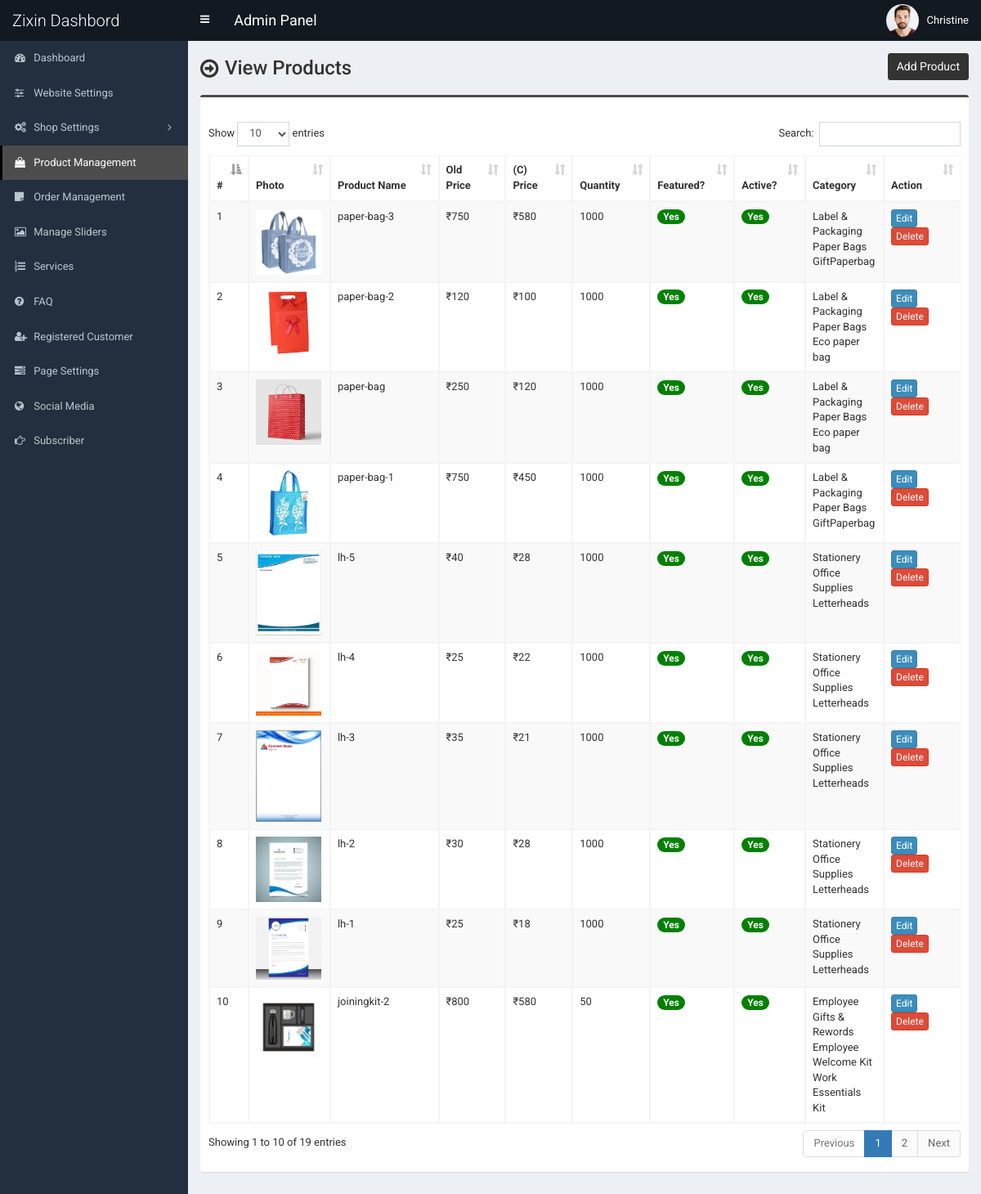
Screenshot of /admin/product.php (signed in) with the database file from the repository.
### tables this page shows
CREATE TABLE `tbl_product` (
  `p_id` int(11) NOT NULL,
  `p_name` varchar(255) NOT NULL,
  `p_old_price` varchar(10) NOT NULL,
  `p_current_price` varchar(10) NOT NULL,
  `p_qty` int(10) NOT NULL,
  `p_featured_photo` varchar(255) NOT NULL,
  `p_description` text NOT NULL,
  `p_short_description` text NOT NULL,
  `p_feature` text NOT NULL,
  `p_condition` text NOT NULL,
  `p_return_policy` text NOT NULL,
  `p_total_view` int(11) NOT NULL,
  `p_is_featured` int(1) NOT NULL,
  `p_is_active` int(1) NOT NULL,
  `ecat_id` int(11) NOT NULL
);

CREATE TABLE `tbl_top_category` (
  `tcat_id` int(11) NOT NULL,
  `tcat_name` varchar(255) NOT NULL,
  `show_on_menu` int(1) NOT NULL
);

CREATE TABLE `tbl_mid_category` (
  `mcat_id` int(11) NOT NULL,
  `mcat_name` varchar(255) NOT NULL,
  `tcat_id` int(11) NOT NULL
);

CREATE TABLE `tbl_end_category` (
  `ecat_id` int(11) NOT NULL,
  `ecat_name` varchar(255) NOT NULL,
  `mcat_id` int(11) NOT NULL
);

### admin/product.php (the view, shortened to what this page needs)
<?php require_once('header.php'); ?>
<section class="content-header">
	<div class="content-header-left">
		<h1>View Products</h1>
	</div>
	<div class="content-header-right">
		<a href="product-add.php" class="btn btn-primary btn-sm">Add Product</a>
	</div>
</section>
<section class="content">
	<div class="row">
		<div class="col-md-12">
			<div class="box box-info">
				<div class="box-body table-responsive">
					<table id="example1" class="table table-bordered table-hover table-striped">
					<thead class="thead-dark">
							<tr>
								<th width="10">#</th>
								<th>Photo</th>
								<th width="160">Product Name</th>
								<th width="60">Old Price</th>
								<th width="60">(C) Price</th>
								<th width="60">Quantity</th>
								<th>Featured?</th>
								<th>Active?</th>
								<th>Category</th>
								<th width="80">Action</th>
							</tr>
						</thead>
						<tbody>
							<?php
							$i=0;
							$statement = $pdo->prepare("SELECT
														t1.p_id,
														t1.p_name,
														t1.p_old_price,
														t1.p_current_price,
														t1.p_qty,
														t1.p_featured_photo,
														t1.p_is_featured,
														t1.p_is_active,
														t1.ecat_id,
														t2.ecat_id,
														t2.ecat_name,
														t3.mcat_id,
														t3.mcat_name,
														t4.tcat_id,
														t4.tcat_name
							                           	FROM tbl_product t1
							                           	JOIN tbl_end_category t2
							                           	ON t1.ecat_id = t2.ecat_id
							                           	JOIN tbl_mid_category t3
							                           	ON t2.mcat_id = t3.mcat_id
							                           	JOIN tbl_top_category t4
							                           	ON t3.tcat_id = t4.tcat_id
							                           	ORDER BY t1.p_id DESC
							                           	");
							$statement->execute();
							$result = $statement->fetchAll(PDO::FETCH_ASSOC);
							foreach ($result as $row) {
								$i++;
								?>
								<tr>
									<td><?php echo $i; ?></td>
									<td style="width:82px;"><img src="../assets/uploads/<?php echo $row['p_featured_photo']; ?>" alt="<?php echo $row['p_name']; ?>" style="width:80px;"></td>
									<td><?php echo $row['p_name']; ?></td>
									<td>₹<?php echo $row['p_old_price']; ?></td>
									<td>₹<?php echo $row['p_current_price']; ?></td>
									<td><?php echo $row['p_qty']; ?></td>
									<td>
										<?php if($row['p_is_featured'] == 1) {echo '<span class="badge badge-success" style="background-color:green;">Yes</span>';} else {echo '<span class="badge badge-success" style="background-color:red;">No</span>';} ?>
									</td>
									<td>
										<?php if($row['p_is_active'] == 1) {echo '<span class="badge badge-success" style="background-color:green;">Yes</span>';} else {echo '<span class="badge badge-danger" style="background-color:red;">No</span>';} ?>
									</td>
									<td><?php echo $row['tcat_name']; ?><br><?php echo $row['mcat_name']; ?><br><?php echo $row['ecat_name']; ?></td>
									<td>
										<a href="product-edit.php?id=<?php echo $row['p_id']; ?>" class="btn btn-primary btn-xs">Edit</a>
										<a href="#" class="btn btn-danger btn-xs" data-href="product-delete.php?id=<?php echo $row['p_id']; ?>" data-toggle="modal" data-target="#confirm-delete">Delete</a>
									</td>
								</tr>
								<?php
							}
							?>
						</tbody>
					</table>
				</div>
			</div>
		</div>
	</div>
</section>
<?php require_once('footer.php'); ?>

### admin/header.php (shortened to what this page needs)
<!DOCTYPE html>
<html>
<head>
	<link rel="stylesheet" href="css/bootstrap.min.css">
	<link rel="stylesheet" href="css/font-awesome.min.css">
	<link rel="stylesheet" href="css/ionicons.min.css">
	<link rel="stylesheet" href="css/datepicker3.css">
	<link rel="stylesheet" href="css/all.css">
	<link rel="stylesheet" href="css/select2.min.css">
	<link rel="stylesheet" href="css/dataTables.bootstrap.css">
	<link rel="stylesheet" href="css/jquery.fancybox.css">
	<link rel="stylesheet" href="css/AdminLTE.min.css">
	<link rel="stylesheet" href="css/_all-skins.min.css">
	<link rel="stylesheet" href="css/on-off-switch.css"/>
	<link rel="stylesheet" href="css/summernote.css">
	<link rel="stylesheet" href="style.css">
</head>
<body class="hold-transition fixed skin-blue sidebar-mini">
	<div class="wrapper">
		<header class="main-header">
			<a href="index.php" class="logo">
				<span class="logo-lg">Zixin Dashbord</span>
			</a>
			<nav class="navbar navbar-static-top">
				<a href="#" class="sidebar-toggle" data-toggle="offcanvas" role="button">
				</a>
				<span style="float:left;line-height:50px;color:#fff;padding-left:15px;font-size:18px;">Admin Panel</span>
				<div class="navbar-custom-menu">
					<ul class="nav navbar-nav">
						<li class="dropdown user user-menu">
							<a href="#" class="dropdown-toggle" data-toggle="dropdown">
								<img src="../assets/uploads/<?php echo $_SESSION['user']['photo']; ?>" class="user-image" alt="User Image">
								<span class="hidden-xs"><?php echo $_SESSION['user']['full_name']; ?></span>
							</a>
						</li>
					</ul>
				</div>
			</nav>
		</header>
  		<?php $cur_page = substr($_SERVER["SCRIPT_NAME"],strrpos($_SERVER["SCRIPT_NAME"],"/")+1); ?>
  		<aside class="main-sidebar">
    		<section class="sidebar">
      			<ul class="sidebar-menu">
			        <li class="treeview <?php if($cur_page == 'index.php') {echo 'active';} ?>">
			          <a href="index.php">
			            <i class="fa fa-dashboard"></i> <span>Dashboard</span>
			          </a>
			        </li>
			        <li class="treeview <?php if( ($cur_page == 'settings.php') ) {echo 'active';} ?>">
			          <a href="settings.php">
			            <i class="fa fa-sliders"></i> <span>Website Settings</span>
			          </a>
			        </li>
                    <li class="treeview <?php if( ($cur_page == 'size.php') || ($cur_page == 'size-add.php') || ($cur_page == 'size-edit.php') || ($cur_page == 'color.php') || ($cur_page == 'color-add.php') || ($cur_page == 'color-edit.php') || ($cur_page == 'country.php') || ($cur_page == 'country-add.php') || ($cur_page == 'country-edit.php') || ($cur_page == 'shipping-cost.php') || ($cur_page == 'shipping-cost-edit.php') || ($cur_page == 'top-category.php') || ($cur_page == 'top-category-add.php') || ($cur_page == 'top-category-edit.php') || ($cur_page == 'mid-category.php') || ($cur_page == 'mid-category-add.php') || ($cur_page == 'mid-category-edit.php') || ($cur_page == 'end-category.php') || ($cur_page == 'end-category-add.php') || ($cur_page == 'end-category-edit.php') ) {echo 'active';} ?>">
                        <a href="#">
                            <i class="fa fa-cogs"></i>
                            <span>Shop Settings</span>
                            <span class="pull-right-container">
								<i class="fa fa-angle-left pull-right"></i>
							</span>
                        </a>
                    </li>
                    <li class="treeview <?php if( ($cur_page == 'product.php') || ($cur_page == 'product-add.php') || ($cur_page == 'product-edit.php') ) {echo 'active';} ?>">
                        <a href="product.php">
                            <i class="fa fa-shopping-bag"></i> <span>Product Management</span>
                        </a>
                    </li>
                    <li class="treeview <?php if( ($cur_page == 'order.php') ) {echo 'active';} ?>">
                        <a href="order.php">
                            <i class="fa fa-sticky-note"></i> <span>Order Management</span>
                        </a>
                    </li>
                     <li class="treeview <?php if( ($cur_page == 'slider.php') ) {echo 'active';} ?>">
			          <a href="slider.php">
			            <i class="fa fa-picture-o"></i> <span>Manage Sliders</span>
			          </a>
			        </li>
			        <li class="treeview <?php if( ($cur_page == 'service.php') ) {echo 'active';} ?>">
			          <a href="service.php">
			            <i class="fa fa-list-ol"></i> <span>Services</span>
			          </a>
			        </li>
			      			        <li class="treeview <?php if( ($cur_page == 'faq.php') ) {echo 'active';} ?>">
			          <a href="faq.php">
			            <i class="fa fa-question-circle"></i> <span>FAQ</span>
			          </a>
			        </li>
						<li class="treeview <?php if( ($cur_page == 'customer.php') || ($cur_page == 'customer-add.php') || ($cur_page == 'customer-edit.php') ) {echo 'active';} ?>">
			          <a href="customer.php">
			            <i class="fa fa-user-plus"></i> <span>Registered Customer</span>
			          </a>
			        </li>
			        <li class="treeview <?php if( ($cur_page == 'page.php') ) {echo 'active';} ?>">
			          <a href="page.php">
			            <i class="fa fa-tasks"></i> <span>Page Settings</span>
			          </a>
			        </li>
			        <li class="treeview <?php if( ($cur_page == 'social-media.php') ) {echo 'active';} ?>">
			          <a href="social-media.php">
			            <i class="fa fa-globe"></i> <span>Social Media</span>
			          </a>
			        </li>
			        <li class="treeview <?php if( ($cur_page == 'subscriber.php')||($cur_page == 'subscriber.php') ) {echo 'active';} ?>">
			          <a href="subscriber.php">
			            <i class="fa fa-hand-o-right"></i> <span>Subscriber</span>
			          </a>
			        </li>
      			</ul>
    		</section>
  		</aside>
  		<div class="content-wrapper">

### admin/footer.php (shortened to what this page needs)
		</div>
	</div>
</body>
</html>

### admin/style.css (style rules this page uses)
body { font-size: 13px; font-family: "Roboto", sans-serif; }
.navbar-nav > .user-menu .user-image { width: 40px; height: 40px; margin-top: -10px; }
.content-header > h1, .content-header .content-header-left h1 { font-family: "Roboto", sans-serif; }
.main-header .logo { text-align: left; }
.main-header .logo .logo-lg { font-family: "Roboto", sans-serif; }
.box-info { padding-top: 20px; }
.sidebar-menu li > a > .pull-right-container > .fa-angle-left:before { content: "\f105"; }
.content-header { overflow: hidden; }
.content-header .content-header-left { float: left; padding-top: 5px; }
.content-header .content-header-right { float: right; }
.content-header .content-header-left h1 { margin-top: 0; margin-bottom: 0; padding-left: 30px; padding-bottom: 5px; font-size: 24px; position: relative; }
.content-header .content-header-left h1:before { position: absolute; top: 0; left: 0; font-family: "FontAwesome", sans-serif; font-size: 26px; content: "\f18e"; }
.content-header .content-header-right a { position: relative; font-size: 14px; }
.skin-blue .sidebar-menu > li:hover > a, .skin-blue .sidebar-menu > li.active > a { color: #fff; background: #3c8dbc; border-left-color: #3c8dbc; }
.skin-blue .main-header .logo, .skin-blue .main-header .logo:hover, .skin-blue .main-header .navbar, .skin-blue .main-header .navbar .sidebar-toggle:hover { background-color: #131921; }
.skin-blue .sidebar-menu > li:hover > a, .skin-blue .sidebar-menu > li.active > a { background-color: #4c4c4c; border-left-color: #000000; }
.box.box-info { border-top-color: #4c4c4c; }
.content-header .content-header-right a { background-color: #333333; border-color: #333333; }

### rows the page displays
tbl_product: p_featured_photo (picture), p_name "paper-bag-3", p_old_price "750", p_current_price "580", p_qty "1000", p_is_featured "Yes", p_is_active "Yes", tbl_top_category.tcat_name "Label & Packaging", tbl_mid_category.mcat_name "Paper Bags", ecat.ecat_name "GiftPaperbag"
tbl_product: p_featured_photo (picture), p_name "paper-bag-2", p_old_price "120", p_current_price "100", p_qty "1000", p_is_featured "Yes", p_is_active "Yes", tbl_top_category.tcat_name "Label & Packaging", tbl_mid_category.mcat_name "Paper Bags", ecat.ecat_name "Eco paper bag"
tbl_product: p_featured_photo (picture), p_name "paper-bag", p_old_price "250", p_current_price "120", p_qty "1000", p_is_featured "Yes", p_is_active "Yes", tbl_top_category.tcat_name "Label & Packaging", tbl_mid_category.mcat_name "Paper Bags", ecat.ecat_name "Eco paper bag"
tbl_product: p_featured_photo (picture), p_name "paper-bag-1", p_old_price "750", p_current_price "450", p_qty "1000", p_is_featured "Yes", p_is_active "Yes", tbl_top_category.tcat_name "Label & Packaging", tbl_mid_category.mcat_name "Paper Bags", ecat.ecat_name "GiftPaperbag"
tbl_product: p_featured_photo (picture), p_name "lh-5", p_old_price "40", p_current_price "28", p_qty "1000", p_is_featured "Yes", p_is_active "Yes", tbl_top_category.tcat_name "Stationery", tbl_mid_category.mcat_name "Office Supplies", ecat.ecat_name "Letterheads"
tbl_product: p_featured_photo (picture), p_name "lh-4", p_old_price "25", p_current_price "22", p_qty "1000", p_is_featured "Yes", p_is_active "Yes", tbl_top_category.tcat_name "Stationery", tbl_mid_category.mcat_name "Office Supplies", ecat.ecat_name "Letterheads"
tbl_product: p_featured_photo (picture), p_name "lh-3", p_old_price "35", p_current_price "21", p_qty "1000", p_is_featured "Yes", p_is_active "Yes", tbl_top_category.tcat_name "Stationery", tbl_mid_category.mcat_name "Office Supplies", ecat.ecat_name "Letterheads"
tbl_product: p_featured_photo (picture), p_name "lh-2", p_old_price "30", p_current_price "28", p_qty "1000", p_is_featured "Yes", p_is_active "Yes", tbl_top_category.tcat_name "Stationery", tbl_mid_category.mcat_name "Office Supplies", ecat.ecat_name "Letterheads"
tbl_product: p_featured_photo (picture), p_name "lh-1", p_old_price "25", p_current_price "18", p_qty "1000", p_is_featured "Yes", p_is_active "Yes", tbl_top_category.tcat_name "Stationery", tbl_mid_category.mcat_name "Office Supplies", ecat.ecat_name "Letterheads"
tbl_product: p_featured_photo (picture), p_name "joiningkit-2", p_old_price "800", p_current_price "580", p_qty "50", p_is_featured "Yes", p_is_active "Yes", tbl_top_category.tcat_name "Employee Gifts & Rewords", tbl_mid_category.mcat_name "Employee Welcome Kit", ecat.ecat_name "Work Essentials Kit"

### other values shown
$_SESSION['user']['full_name'] "Christine"
